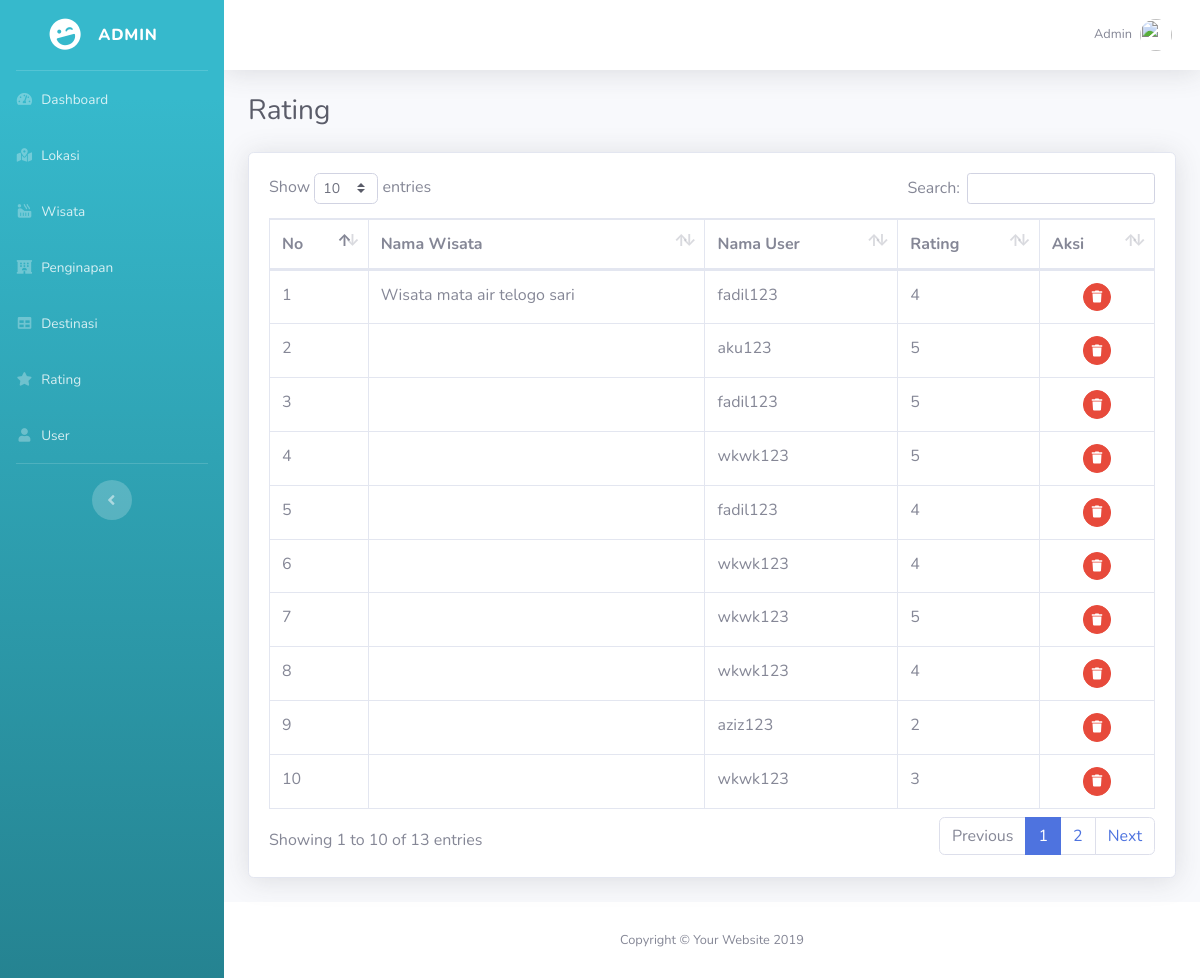
Screenshot of /index.php/rating with the database file from the repository.
### tables this page shows
CREATE TABLE `tb_rating` (
  `id_rating` int(11) NOT NULL,
  `id_wisata` int(11) NOT NULL,
  `id_user` int(11) NOT NULL,
  `rating` double NOT NULL
);

CREATE TABLE `tb_wisata` (
  `id_wisata` int(11) NOT NULL,
  `id_lokasi` int(11) NOT NULL,
  `nama` varchar(255) NOT NULL,
  `harga_tiket` int(12) NOT NULL,
  `foto` text,
  `deskripsi` text NOT NULL,
  `alamat` text NOT NULL,
  `lat` double NOT NULL,
  `lng` double NOT NULL,
  `link` text
);

CREATE TABLE `tb_user` (
  `id_user` int(11) NOT NULL,
  `nama` varchar(50) NOT NULL,
  `username` varchar(50) NOT NULL,
  `password` varchar(50) NOT NULL
);

### application/controllers/Rating.php (called while the page is built, shortened)
<?php if ( ! defined('BASEPATH')) exit('No direct script access allowed');
class Rating extends CI_Controller{
    function index()
    {
       $data['judul']='Rating';
	   $data['header']='include/header';
	   $data['menu']='include/menu';
	   $data['content']='content/rating/index';
	   $this->db->select('tb_wisata.nama, tb_user.username, tb_rating.rating, tb_rating.id_rating');
       $this->db->from('tb_rating');
       $this->db->join('tb_user', 'tb_rating.id_user=tb_user.id_user','left');
        $this->db->join('tb_wisata', 'tb_wisata.id_wisata=tb_rating.id_wisata','left');
	   $this->db->order_by('tb_rating.id_rating', 'DESC');
       $data['rating'] = $this->db->get()->result();
	   $this->load->view('include/main', $data);
	}
}

### index.php (called while the page is built, shortened)
<?php
require_once BASEPATH.'core/CodeIgniter.php';

### application/views/content/rating/index.php (the view)
<div class="container-fluid">
    <div class="d-sm-flex align-items-center justify-content-between mb-4">
    <h1 class="h3 mb-0 text-gray-800">Rating</h1>
    </div>
    <div class="card shadow mb-4">
        <div class="card-body">
            <div class="table-responsive">
            <table class="table table-bordered" id="dataTable" width="100%" cellspacing="0">
                <thead>
                <tr>
                    <th>No</th>
                    <th>Nama Wisata</th>
                    <th>Nama User</th>
                    <th>Rating</th>
                    <th>Aksi</th>
                </tr>
                </thead>
                <tbody>
                <?php
                    $no = 1;
                    foreach($rating as $row){ ?>
                         <tr>
                            <td><?=$no++?></td>
                            <td><?=$row->nama?></td>
                            <td><?=$row->username?></td>
                            <td><?=$row->rating?></td>
                            <td>
                                <div class="d-flex align-items-center justify-content-around ">
                                    <a href="<?=base_url()?>index.php/rating/delete/<?=$row->id_rating?>" class="btn btn-danger btn-circle btn-sm">
                                        <i class="fas fa-trash"></i>
                                    </a>
                                </div>
                            </td>
                        </tr>
                    <?php
                    }
                ?>
                </tbody>
            </table>
            </div>
        </div>
    </div>
</div>

### rows the page displays
tb_rating: id_wisata.nama "Wisata mata air telogo sari", id_user.username "fadil123", rating "4"
tb_rating: id_user.username "aku123", rating "5"
tb_rating: id_user.username "fadil123", rating "5"
tb_rating: id_user.username "wkwk123", rating "5"
tb_rating: id_user.username "fadil123", rating "4"
tb_rating: id_user.username "wkwk123", rating "4"
tb_rating: id_user.username "wkwk123", rating "5"
tb_rating: id_user.username "wkwk123", rating "4"
tb_rating: id_user.username "aziz123", rating "2"
tb_rating: id_user.username "wkwk123", rating "3"
